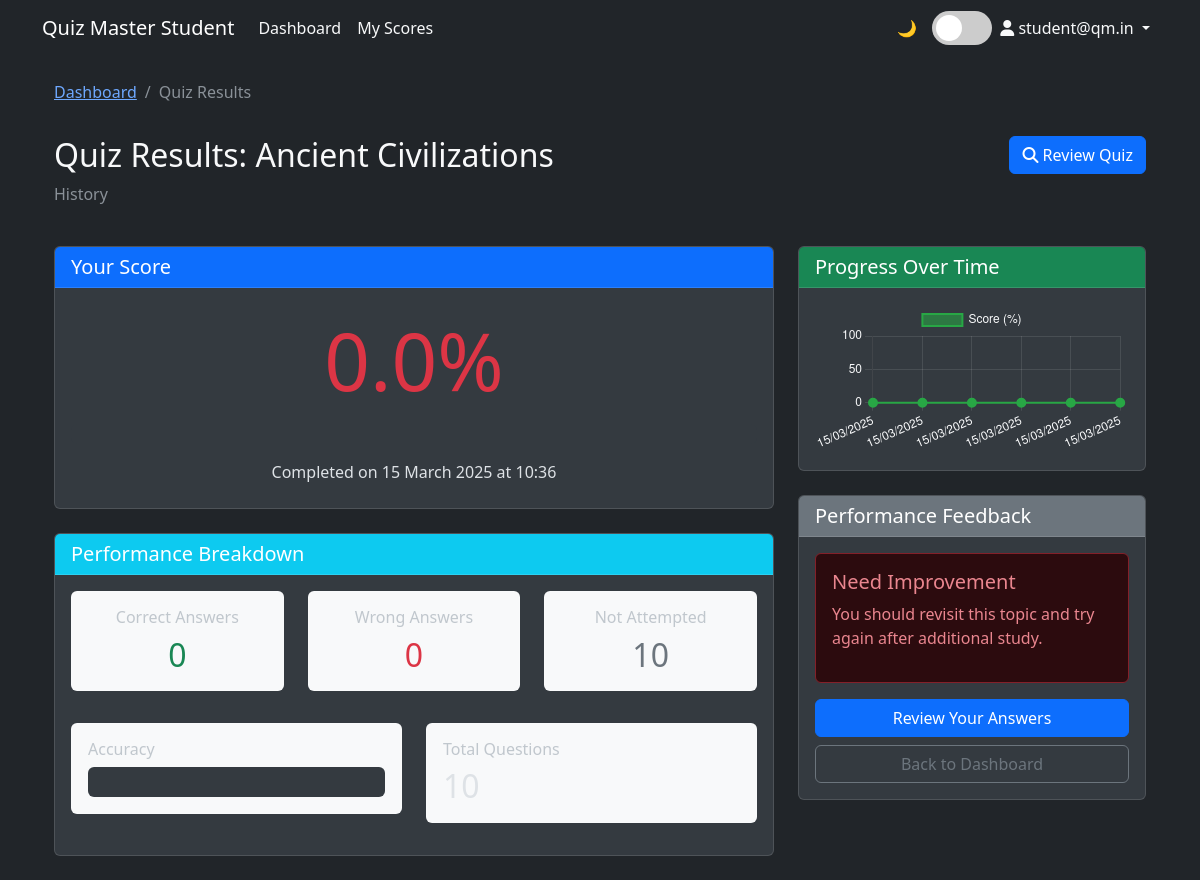
Screenshot of /user/score/2 (signed in) with the database file from the repository.
### models.py (models this page shows)
class User(UserMixin, db.Model):
    __tablename__ = 'user'
    id = db.Column(db.Integer, primary_key=True)
    email = db.Column(db.String(120), unique=True, nullable=False)
    password = db.Column(db.String(256), nullable=False)
    full_name = db.Column(db.String(100), nullable=False)
    qualification = db.Column(db.String(100), nullable=False)
    dob = db.Column(db.Date, nullable=False)
    created_at = db.Column(db.DateTime, default=get_ist_time)
    scores = db.relationship('Score', backref='user', lazy=True)

class Chapter(db.Model):
    __tablename__ = 'chapter'
    id = db.Column(db.Integer, primary_key=True)
    subject_id = db.Column(db.Integer, db.ForeignKey('subject.id'), nullable=False)
    name = db.Column(db.String(100), nullable=False)
    description = db.Column(db.Text)
    quizzes = db.relationship('Quiz', backref='chapter', lazy=True)
    __table_args__ = (db.UniqueConstraint('name'),)

class Subject(db.Model):
    __tablename__ = 'subject'
    id = db.Column(db.Integer, primary_key=True)
    name = db.Column(db.String(100), nullable=False)
    description = db.Column(db.Text)
    chapters = db.relationship('Chapter', backref='subject', lazy=True)
    __table_args__ = (db.UniqueConstraint('name'),)

class Score(db.Model):
    __tablename__ = 'score'
    id = db.Column(db.Integer, primary_key=True)
    quiz_id = db.Column(db.Integer, db.ForeignKey('quiz.id'), nullable=False)
    user_id = db.Column(db.Integer, db.ForeignKey('user.id'), nullable=False)
    time_stamp_of_attempt = db.Column(db.DateTime, default=get_ist_time)
    total_scored = db.Column(db.Float, nullable=False)  # Store as a percentage
    max_score = db.Column(db.Integer, nullable=False, default=100)  # Maximum possible score
    total_questions = db.Column(db.Integer, nullable=False, default=0)  # Total number of questions
    correct_answers = db.Column(db.Integer, nullable=False, default=0)  # Number of correct answers
    wrong_answers = db.Column(db.Integer, nullable=False, default=0)  # Number of incorrect answers
    not_attempted = db.Column(db.Integer, nullable=False, default=0)  # Number of unanswered questions

### routes.py (the view)
@app.route('/user/score/<int:score_id>')
@login_required
def view_score(score_id):
    if isinstance(current_user, Admin):
        return redirect(url_for('admin_dashboard'))
    score = Score.query.get_or_404(score_id)
    if score.user_id != current_user.id:
        flash('You do not have permission to view this score', 'danger')
        return redirect(url_for('user_dashboard'))
    quiz = score.quiz
    questions = Question.query.filter_by(quiz_id=quiz.id).all()
    user_answers = session.get(f'user_answers_{score.id}', {})
    correct_answers = 0
    wrong_answers = 0
    not_attempted = 0
    for question in questions:
        if question.id in user_answers:
            if user_answers[question.id] == question.correct_option:
                correct_answers += 1
            else:
                wrong_answers += 1
        else:
            not_attempted += 1
    accuracy = 0
    if (correct_answers + wrong_answers) > 0:
        accuracy = round((correct_answers / (correct_answers + wrong_answers)) * 100)
    user_scores = Score.query.filter_by(user_id=current_user.id).order_by(Score.time_stamp_of_attempt).limit(10).all()
    progress_labels = [s.time_stamp_of_attempt.strftime('%d/%m/%Y') for s in user_scores]
    progress_data = [s.total_scored for s in user_scores]
    return render_template('user/results.html',
                          quiz=quiz,
                          score=score,
                          correct_answers=correct_answers,
                          wrong_answers=wrong_answers,
                          not_attempted=not_attempted,
                          total_questions=len(questions),
                          accuracy=accuracy,
                          progress_labels=progress_labels,
                          progress_data=progress_data,
                          user_answers=user_answers,
                          questions=questions)

### routes.py (called while the page is built)
@login_manager.user_loader
@login_manager.user_loader
def load_user(user_id):
    try:
        user_type = session.get('user_type')
        if user_type == 'admin':
            return Admin.query.get(int(user_id))
        else:
            return User.query.get(int(user_id))
    except Exception as e:
        logging.error(f"Error in load_user: {str(e)}")
        return None

### templates/user/results.html (shortened to what this page needs)
{% extends "user/base_user.html" %}
{% block content %}
<div class="container">
    <div class="row mb-3">
        <div class="col">
            <nav aria-label="breadcrumb">
                <ol class="breadcrumb">
                    <li class="breadcrumb-item"><a href="{{ url_for('user_dashboard') }}">Dashboard</a></li>
                    <li class="breadcrumb-item active">Quiz Results</li>
                </ol>
            </nav>
        </div>
    </div>
    <div class="row mb-4">
        <div class="col-md-8">
            <h2>Quiz Results: {{ quiz.chapter.name }}</h2>
            <p class="text-muted">{{ quiz.chapter.subject.name }}</p>
        </div>
        <div class="col-md-4 text-end">
            <a href="{{ url_for('review_quiz', quiz_id=quiz.id, score_id=score.id) }}" class="btn btn-primary">
                <i class="fas fa-search"></i> Review Quiz
            </a>
        </div>
    </div>
    <div class="row">
        <div class="col-md-8">
            <div class="card mb-4">
                <div class="card-header bg-primary text-white">
                    <h5 class="mb-0">Your Score</h5>
                </div>
                <div class="card-body text-center py-4">
                    <div class="display-1 mb-3
                        {{ 'text-success' if score.total_scored >= 70 else 'text-warning' if score.total_scored >= 40 else 'text-danger' }}">
                        {{ score.total_scored }}%
                    </div>
                    <div class="progress mb-3" style="height: 20px;">
                    </div>
                    <p class="mb-0">Completed on {{ score.time_stamp_of_attempt.strftime('%d %B %Y at %H:%M') }}</p>
                </div>
            </div>
            <div class="card mb-4">
                <div class="card-header bg-info text-white">
                    <h5 class="mb-0">Performance Breakdown</h5>
                </div>
                <div class="card-body">
                    <div class="row text-center">
                        <div class="col-md-4 mb-3">
                            <div class="card bg-light">
                                <div class="card-body">
                                    <h6 class="text-muted">Correct Answers</h6>
                                    <h2 class="text-success mb-0">{{ score.correct_answers }}</h2>
                                </div>
                            </div>
                        </div>
                        <div class="col-md-4 mb-3">
                            <div class="card bg-light">
                                <div class="card-body">
                                    <h6 class="text-muted">Wrong Answers</h6>
                                    <h2 class="text-danger mb-0">{{ score.wrong_answers }}</h2>
                                </div>
                            </div>
                        </div>
                        <div class="col-md-4 mb-3">
                            <div class="card bg-light">
                                <div class="card-body">
                                    <h6 class="text-muted">Not Attempted</h6>
                                    <h2 class="text-secondary mb-0">{{ score.not_attempted }}</h2>
                                </div>
                            </div>
                        </div>
                    </div>
                    <div class="row mt-3">
                        <div class="col-md-6 mb-3">
                            <div class="card bg-light">
                                <div class="card-body">
                                    <h6 class="text-muted">Accuracy</h6>
                                    <div class="progress" style="height: 30px;">
                                    </div>
                                </div>
                            </div>
                        </div>
                        <div class="col-md-6 mb-3">
                            <div class="card bg-light">
                                <div class="card-body">
                                    <h6 class="text-muted">Total Questions</h6>
                                    <h2 class="mb-0">{{ score.total_questions }}</h2>
                                </div>
                            </div>
                        </div>
                    </div>
                </div>
            </div>
        </div>
        <div class="col-md-4">
            <div class="card mb-4">
                <div class="card-header bg-success text-white">
                    <h5 class="mb-0">Progress Over Time</h5>
                </div>
                <div class="card-body">
                    <canvas id="performanceChart"></canvas>
                </div>
            </div>
            <div class="card">
                <div class="card-header bg-secondary text-white">
                    <h5 class="mb-0">Performance Feedback</h5>
                </div>
                <div class="card-body">
                    {% if score.total_scored >= 80 %}
                    <div class="alert alert-success">
                        <h5>Excellent!</h5>
                        <p>You've mastered this topic. Keep up the great work!</p>
                    </div>
                    {% elif score.total_scored >= 60 %}
                    <div class="alert alert-info">
                        <h5>Good Job!</h5>
                        <p>You have a good understanding of this topic, but there's still room for improvement.</p>
                    </div>
                    {% elif score.total_scored >= 40 %}
                    <div class="alert alert-warning">
                        <h5>Almost There</h5>
                        <p>You have some understanding, but need more practice on this topic.</p>
                    </div>
                    {% else %}
                    <div class="alert alert-danger">
                        <h5>Need Improvement</h5>
                        <p>You should revisit this topic and try again after additional study.</p>
                    </div>
                    {% endif %}
                    <div class="d-grid gap-2">
                        <a href="{{ url_for('review_quiz', quiz_id=quiz.id, score_id=score.id) }}" class="btn btn-primary">
                            Review Your Answers
                        </a>
                        <a href="{{ url_for('user_dashboard') }}" class="btn btn-outline-secondary">
                            Back to Dashboard
                        </a>
                    </div>
                </div>
            </div>
        </div>
    </div>
</div>
{% endblock %}
{% block scripts %}
<script>
    document.addEventListener('DOMContentLoaded', function() {
        // Performance chart data
        const labels = {{ progress_labels|tojson }};
        const data = {{ progress_data|tojson }};
        // Create chart
        createScoreChart('performanceChart', labels, data);
    });
</script>
{% endblock %}

### templates/user/base_user.html (shortened to what this page needs)
<!DOCTYPE html>
<html lang="en" data-bs-theme="dark" id="html-element">
<head>
    <link rel="stylesheet" href="https://cdn.jsdelivr.net/npm/bootstrap@5.3.0/dist/css/bootstrap.min.css">
    <link rel="stylesheet" href="https://cdnjs.cloudflare.com/ajax/libs/font-awesome/6.4.2/css/all.min.css">
    <link href="{{ url_for('static', filename='css/quiz.css') }}" rel="stylesheet">
</head>
<body>
    <nav class="navbar navbar-expand-lg" id="main-navbar">
        <div class="container">
            <a class="navbar-brand" href="{{ url_for('user_dashboard') }}">Quiz Master Student</a>
            <div class="collapse navbar-collapse" id="navbarNav">
                <ul class="navbar-nav">
                    <li class="nav-item">
                        <a class="nav-link" href="{{ url_for('user_dashboard') }}">Dashboard</a>
                    </li>
                    <li class="nav-item">
                        <a class="nav-link" href="#">My Scores</a>
                    </li>
                </ul>
                <ul class="navbar-nav ms-auto">
                    <li class="nav-item d-flex align-items-center">
                        <span class="theme-icon" id="theme-icon">🌙</span>
                        <label class="theme-switch">
                            <span class="slider"></span>
                        </label>
                    </li>
                    <li class="nav-item dropdown">
                        <a class="nav-link dropdown-toggle" href="#" id="userDropdown" role="button" data-bs-toggle="dropdown" aria-expanded="false">
                            <i class="fas fa-user"></i> {{ current_user.full_name }}
                        </a>
                    </li>
                </ul>
            </div>
        </div>
    </nav>
    <div class="container mt-4">
        {% block content %}{% endblock %}
    </div>
    {% block scripts %}{% endblock %}
</body>
</html>

### templates/user/base_user.html (style rules this page uses)
:root { --bs-primary-rgb: 13, 110, 253; --bs-secondary-rgb: 108, 117, 125; --bs-success-rgb: 25, 135, 84; --bs-info-rgb: 13, 202, 240; --bs-warning-rgb: 255, 193, 7; --bs-danger-rgb: 220, 53, 69; --bs-light-rgb: 248, 249, 250; --bs-dark-rgb: 33, 37, 41; }
[data-bs-theme="dark"] { --bs-body-color: #dee2e6; --bs-body-bg: #212529; --bs-tertiary-bg-rgb: 52, 58, 64; }
[data-bs-theme="dark"] .card { --bs-card-border-color: rgba(255, 255, 255, 0.125); }
:root { --light-text: #212529; --dark-text: #f8f9fa; --light-bg: #ffffff; --dark-bg: #212529; --light-card-bg: #f8f9fa; --dark-card-bg: #343a40; }
[data-bs-theme="dark"] { --text-color: var(--dark-text); --bg-color: var(--dark-bg); --card-bg: var(--dark-card-bg); }
body { color: var(--text-color); background-color: var(--bg-color); transition: all 0.3s ease; }
.card { background-color: var(--card-bg); }
.text-auto-contrast { color: var(--text-color) !important; }
.theme-switch { position: relative; display: inline-block; width: 60px; height: 34px; margin-left: 10px; }
.slider { position: absolute; cursor: pointer; top: 0; left: 0; right: 0; bottom: 0; background-color: #ccc; transition: .4s; border-radius: 34px; }
.slider:before { position: absolute; content: ""; height: 26px; width: 26px; left: 4px; bottom: 4px; background-color: white; transition: .4s; border-radius: 50%; }
.theme-icon { margin-right: 5px; }

### rows the page displays
User: full_name "student@qm.in"
Chapter: chapter.name "Ancient Civilizations"
Subject: chapter.subject.name "History"
Score: total_scored "0.0", time_stamp_of_attempt "15 March 2025 at 10:36", correct_answers "0", wrong_answers "0", not_attempted "10", total_questions "10"

### other values shown
chart data {{ progress_labels|tojson }} ["15/03/2025", "15/03/2025", "15/03/2025", "15/03/2025", "15/03/2025", "15/03/2025"]
chart data {{ progress_data|tojson }} [0.0, 0.0, 0.0, 0.0, 0.0, 0.0]
